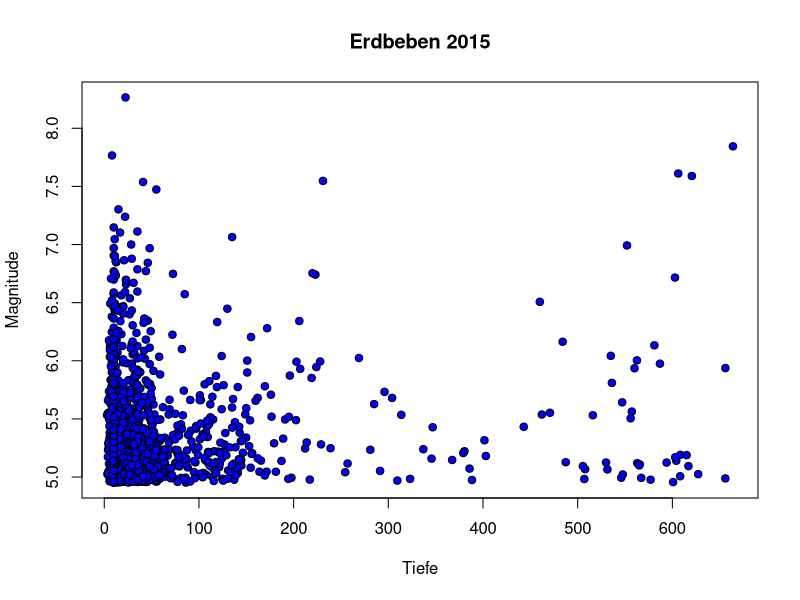

This figure's R source:
quakes <- read.csv("2015_Magnitude-groesser-gleich-5.csv", stringsAsFactors = FALSE)
quakes <- quakes[c('depth', 'mag')]

quakes$mag = jitter(quakes$mag, 8)

x11()

plot(
  quakes$depth, quakes$mag,
  xlab='Tiefe', ylab='Magnitude',
  type='p', cex=1.0, pch=21, bg='blue',
  main='Erdbeben 2015')

z <- locator(1)
